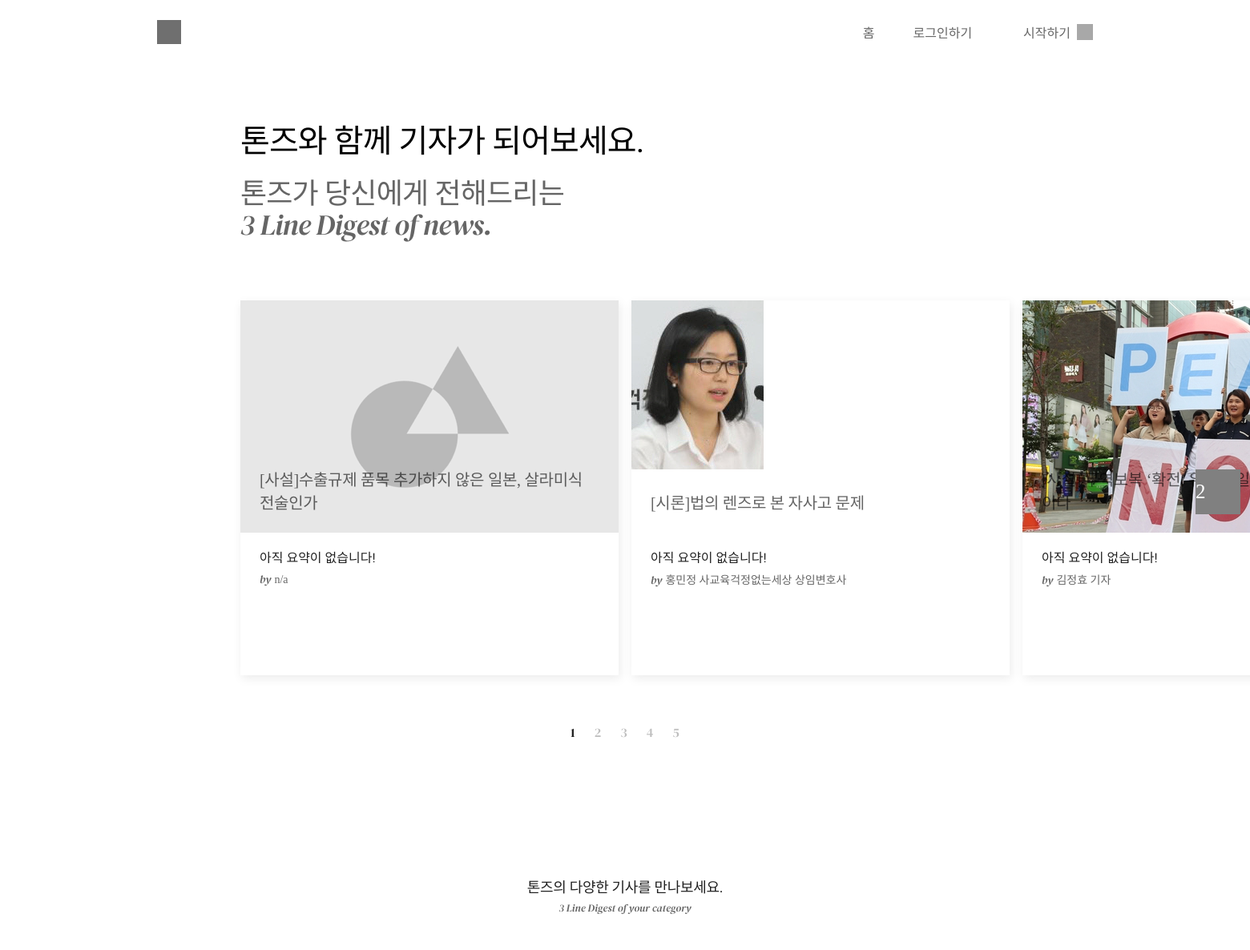
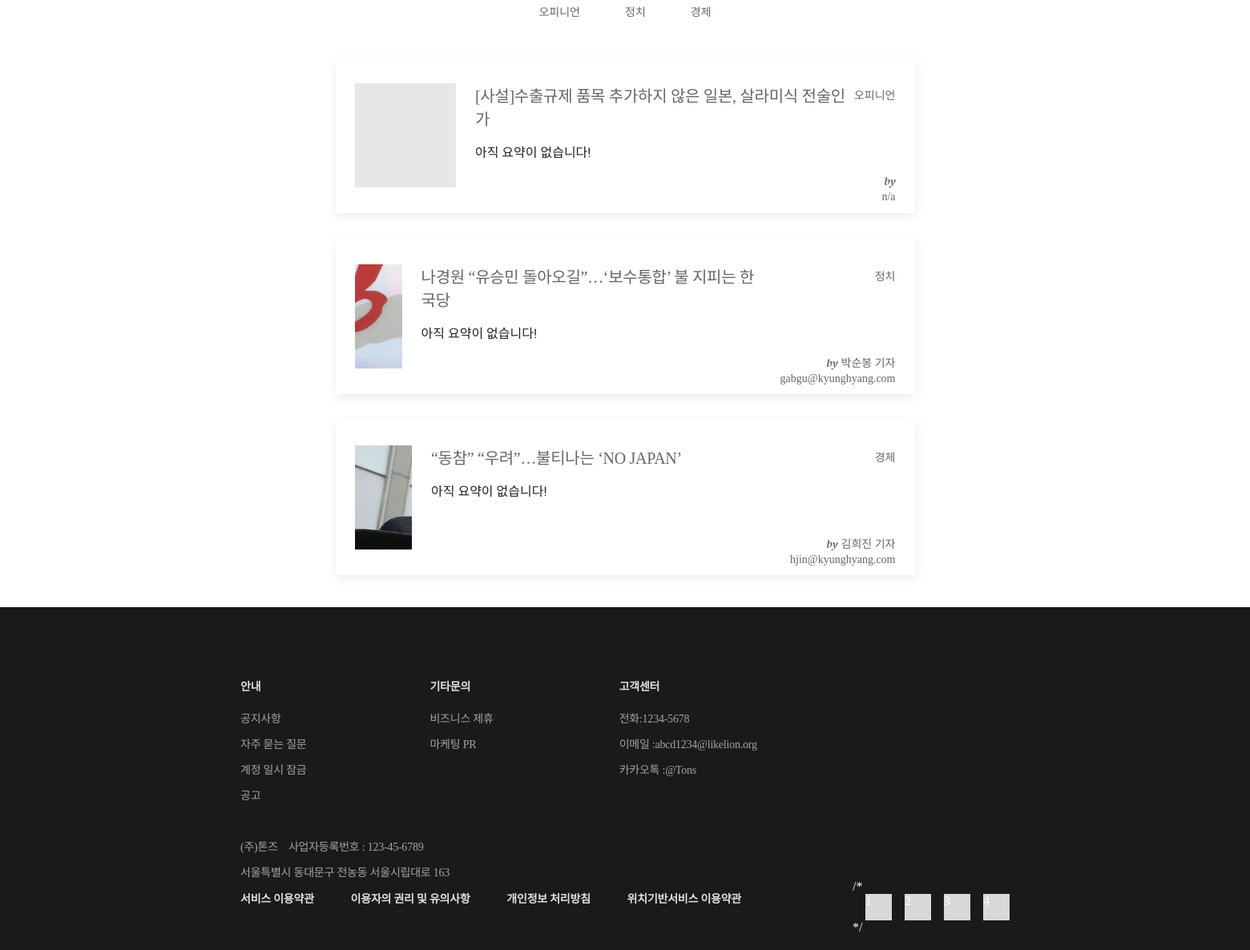
Page /4/ on the committed database (2 pictures, top to bottom).
### article/models.py (models this page shows, shortened)
class Article(models.Model):
    title = models.CharField(max_length=200)
    writer = models.CharField(max_length=50)
    pub_date = models.DateTimeField(auto_now_add=False)
    category = models.ForeignKey(Category, on_delete=models.SET_NULL, null = True)
    content = models.TextField()
    original = models.TextField()
    stars = models.FloatField(default=0)
    photo = models.ImageField(upload_to="media\img", null=True, blank=True)
    thumbnail = ThumbnailerImageField(upload_to='article', blank=True)
    stars_count = models.PositiveIntegerField(default=0)
    class Meta:
        ordering = ['-stars']

### category/models.py (models this page shows)
class Category(models.Model):
    name = models.TextField(max_length=10,default='')
    def __str__(self):
        return self.name
    class Meta:
        verbose_name_plural = "Categories"

### Tons/views.py (the view, shortened to what this page needs)
# urls.py: 2. Add a URL to urlpatterns:  path('', views.home, name='home')
def home(request, user_id = None):
    top10_article = Article.objects.order_by('-stars')[:10]
    top10_best_summ_list = dict()
    best_summ_list = dict()
    for article in top10_article:
        try:
            top10_best_summ_list[article.id] = Summary.objects.filter(belongsto_article=article.id).latest('obj_count')
        except: #요약이 하나도 없을 경우
            top10_best_summ_list[article.id] = '아직 요약이 없습니다!'
    if user_id: #유저가 선택한 카테고리
        user = User.objects.get(id = user_id)
        try:
            profile = Profile.objects.get(user = user)
        except: #어드민계정예외
            user_id = None
            return redirect('home')
        user_cat_list = profile.category.all()
        user_category = dict()
        for category in user_cat_list:
            try:
                article = Article.objects.filter(category=category.id).latest('stars')
                user_category[category] = article
                try:
                    best_summ_list[article.id] = Summary.objects.filter(belongsto_article=article.id).latest('obj_count')
                except: #요약이 하나도 없을 경우
                    best_summ_list[article.id] = '아직 요약이 없습니다!'
            except: # 하나도 없을 경우
                best_summ_list = None
                user_category[category] = '기사가 없습니다.'
        return render(request, 'home.html', {'top10_article' : top10_article,'article_by_category': user_category, 'best_summ_list':best_summ_list, 'top10_best_summ_list':top10_best_summ_list})

### Tons/templates/home.html (shortened to what this page needs)
{% extends 'base.html' %}
{% load staticfiles %}
{% load thumbnail %}
    {% block contents %}
    <div class="wrapper">
        <div class="upper_contents_container">
            <div class="title_container">
                <div class="title_1 winLoadBefore">
                    톤즈와 함께 기자가 되어보세요.</div>
                <div class="title_2 winLoadBefore">톤즈가 당신에게 전해드리는</div>
                <div class="title_3 winLoadBefore">3 Line Digest of news.</div>
            </div>
        </div>
    </div>
   <div class="card_container_wrapper">
        <div class="card_container">
            <ul>
                {% for top10 in top10_article %}
                <li>
                    <a href="{% url 'article:detail' top10.id %}">
                        <div class="image_container">
                            {% if top10.thumbnail %}
                            <div class="img_wrap_1"><img src="{% thumbnail top10.thumbnail 472x290 crop %}" alt=""></div>
                            {% else %}
                            <div class="img_wrap_1"><img src="{% static 'img/test_image.png' %}" alt=""></div>
                            {% endif %}
                            <div class="article_title">
                                {{top10.title}}
                            </div>
                        </div>
                        <div class="text">
                            {% for key, value in top10_best_summ_list.items %}
                            {% if key == top10.id %}
                            <div class="line_1">{{ value }}</div>
                            {% endif %}
                            {% endfor %}
                        </div>
                        <div id="writer">
                            <span class="by">by</span>
                            <span class="name">{{top10.writer}}</span></div>
                    </a>
                </li>
                {% endfor %}
            </ul>
        </div>
        <div class="button right button_before">2</div>
        <div class="page_num_cont page_num_before">
            <ul class="page_num">
                <li class="dot">1</li>
                <li class="dot">2</li>
                <li class="dot">3</li>
                <li class="dot">4</li>
                <li class="dot">5</li>
            </ul>
        </div>
    </div>
<div class="wrapper">
        <div class="middle_contents_container">
            <div class="category_container category_title_before">
                <div class="category_title_1"> 톤즈의 다양한 기사를 만나보세요.</div>
                <div class="category_title_2"> 3 Line Digest of your category</div>
                <div class="category">
                    <ul>
                    {% for category in article_by_category.keys %}
                        <a href ="{% url 'category:cat_detail' category.id%}"><li>{{category.name}}</li>
                    {% endfor %}
                    </ul>
                </div>
            </div>
            <ul class="category_article">
                {% for category,article in article_by_category.items %}
                <li>
                    <a href="{% url 'article:detail' article.id%}">
                        <div class="category_article_content">
                            {% if article.thumbnail %}
                            <div class="img_wrap_2"><img src="{% thumbnail article.thumbnail 130x130 crop %}" alt=""></div>
                            {% else %}
                            <div class="img_wrap_2"><img src="{% static 'img/test_image.png' %}" alt=""></div>
                            {% endif %}
                            <div class="category_article_textcontainer">
                                <div class="catebory_article_title">
                                    {{article.title}}
                                </div>
                                <div class="text">
                                    {% for key, value in best_summ_list.items %}
                                    {% if key == article.id %}
                                    <div class="line_1">{{ value }}</div>
                                    {% endif %}
                                    {% endfor %}
                                </div>
                            </div>
                            <div class="category_article_othercontainer">
                                <div id="category_category">{{category}}</div>
                                <div id="writer">
                                    <span class="by">by</span>
                                    <span class="name">{{article.writer}}</span></div>
                            </div>
                        </div>
                    </a>
                </li>
                {% endfor %}
            </ul>
        </div>
    </div>
    {% endblock contents %}

### static/css/footer.css (style rules this page uses)
body { margin: 0; overflow-x: hidden; }
ul { padding: 0; margin: 0; }
li { list-style: none; }
a { text-decoration: none; color: #000000; }

### rows in the picture
Article: title "[사설]수출규제 품목 추가하지 않은 일본, 살라미식 전술인가", top10_best_summ_list "아직 요약이 없습니다!", writer "n/a"
Article: thumbnail (picture), title "[시론]법의 렌즈로 본 자사고 문제", top10_best_summ_list "아직 요약이 없습니다!", writer "홍민정 사교육걱정없는세상 상임변호사"
Article: thumbnail (picture), title "[사설] 무역보복 ‘확전’…", top10_best_summ_list "아직 요약이 없습니다!", writer "김정효 기자"
Category: name "오피니언", title "[사설]수출규제 품목 추가하지 않은 일본, 살라미식 전술인가", best_summ_list "아직 요약이 없습니다!", writer "n/a"
Category: name "정치", thumbnail (picture), title "나경원 “유승민 돌아오길”…‘보수통합’ 불 지피는 한국당", best_summ_list "아직 요약이 없습니다!", writer "박순봉 기자 gabgu@kyunghyang.com"
Category: name "경제", thumbnail (picture), title "“동참” “우려”…불티나는 ‘NO JAPAN’", best_summ_list "아직 요약이 없습니다!", writer "김희진 기자 hjin@kyunghyang.com"
